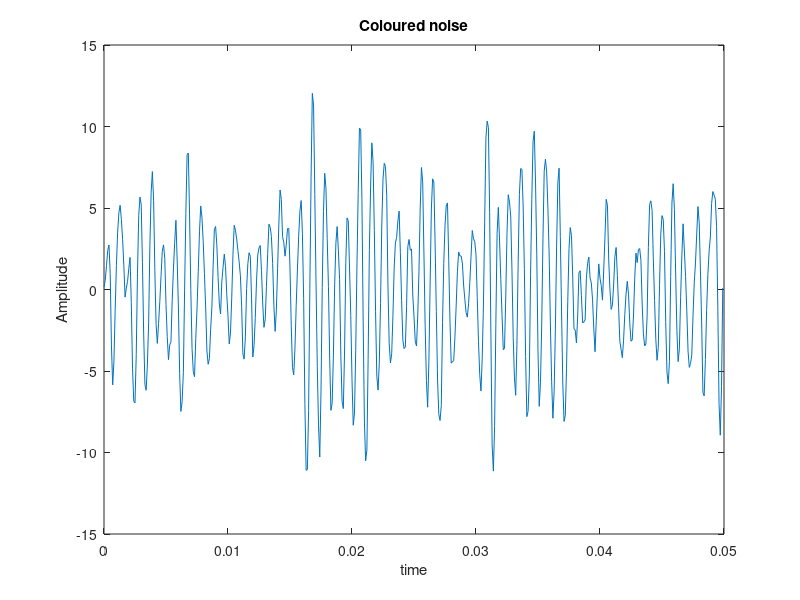
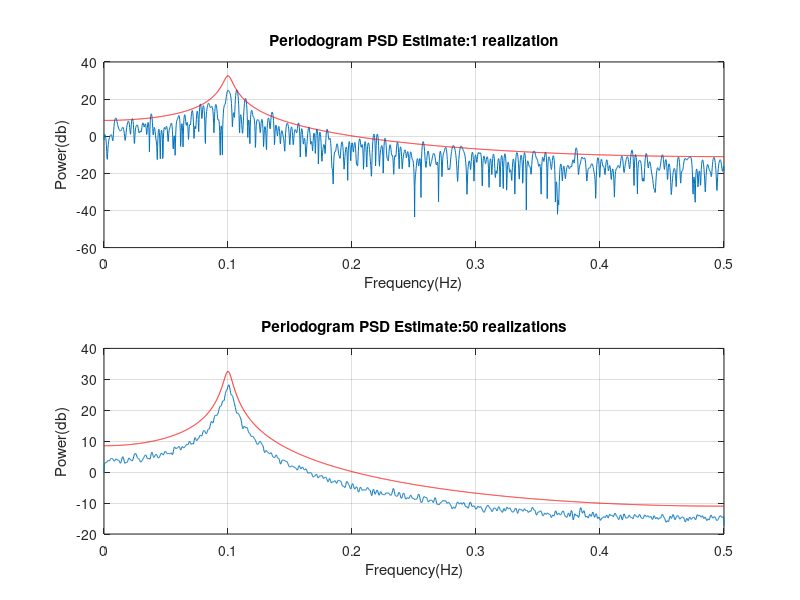
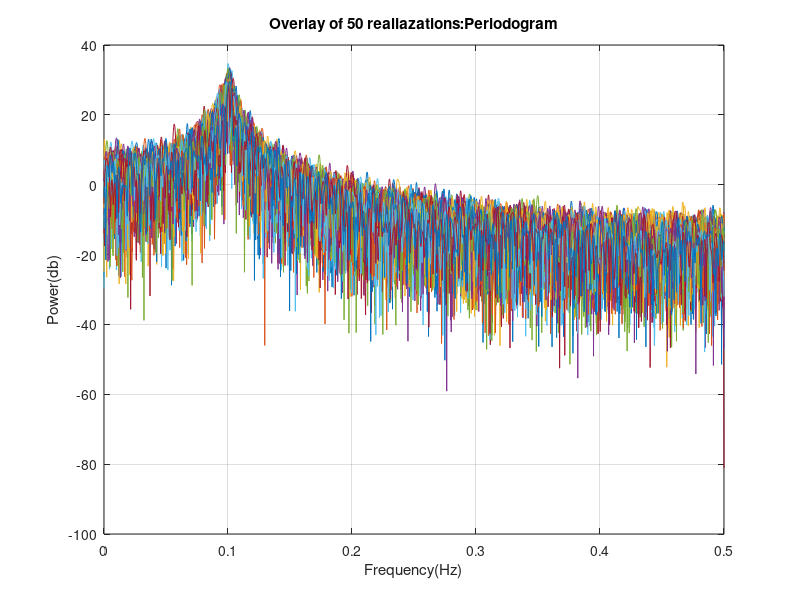

Reproduce these figures in MATLAB, in order. (Note: this script raises an error after producing the figures.)
%% Non-parametric spectral estimates
%
% SRILAKSHMI ALLA
%
% Regular periodogram
%
% Blackman-Tukey method with hamming window
%
% Minimum Variance method for different length local FIR filters
%
% Welch method with and without segment overlaps 
%
% Multi-taper method with DPSS windows.
%% Clearing memory

clc;
clear all;
close all;

%% Goal of the project
%
% Goal of the project is to find the spectral estimates of a colored noise
% using different Non-parametric spectral estimates


%% Generation of Colored Noise


Fs=10000; % Sampling Frequency(Hz)
Ts=1/Fs;  % Sampling time
N=500;    % Number of samples 
t=0:Ts:(N-1)*Ts; % The time vector

x=randn(size(t)); % White Gaussian noise with unit variance
 
% filter

num=1;
den=[1 -1.585 0.96];

% Output of the filter

y=filter(num,den,x); % Coloured noise


figure(1);
plot(t,y);
xlabel('time');
ylabel('Amplitude');
title('Coloured noise');

%% Periodogram

% Frequency Response of the filter

[h,w]=freqz(num,den,4096);

% Regular periodogram

[pxx,W]=periodogram(y,[],2^12);

% [] gives us a rectangular window whereas 2^12=4096 are number of points

figure(2);
subplot(2,1,1);
plot(W/(2*pi),10*log10(pxx'));
hold on;
plot(w/(2*pi),20*log10(abs(h)),'r');
hold off;
grid on;
xlabel('Frequency(Hz)');
ylabel('Power(db)');
title('Periodogram PSD Estimate:1 realization');

% On re-iterating the periodogram keeps changing and its getting adjusted
% into ideal spectrum.

%% Repeating periodogram for 50 realizations
%
% This question is asking us to store each value of periodogram obtained
% from each realization and then average it(i.e..,ensemble average) and
% plot it over ideal spectrum.
%
% What is a periodogram and what happens on averaging?
%
% Any time series can be expressed as a combination of cosine (or sine) waves
% with differing periods (how long it takes to complete a full cycle) and 
% amplitudes (maximum/minimum value during the cycle).  This fact can be utilized 
% to examine the periodic (cyclical) behavior in a time series.
% 
% A periodogram is used to identify the dominant periods (or frequencies) of 
% a time series.  This can be a helpful tool for identifying the dominant 
% cyclical behavior in a series, particularly when the cycles are not related 
% to the commonly encountered monthly or quarterly seasonality.(Source:Internet)

for m=1:50

    xr(m,:)=randn(size(t));
    yr(m,:)=filter(num,den,xr(m,:)); % Coloured noise
    [Pxx(m,:),Wr]=periodogram(yr(m,:),[],2^12);
    
end

Pxx_ag=mean(Pxx);


figure(2);
subplot(2,1,2);
plot(Wr/(2*pi),10*log10(Pxx_ag'));
hold on;
plot(w/(2*pi),20*log10(abs(h)),'r');
hold off;
grid on;
xlabel('Frequency(Hz)');
ylabel('Power(db)');
title('Periodogram PSD Estimate:50 realizations');



% Bias and Variance of the spectrum of the ensemble average comparing with
% the spectral estimate of one realization

% The periodogram is asymptotically unbiased, which is evident from the 
% earlier observation as length increases,it approximates to the Dirac delta function.
%
% The variance can be reduced on averaging

% Overlay of periodograms

figure(3);
plot(Wr/(2*pi),10*log10(Pxx'));
grid on;
xlabel('Frequency(Hz)');
ylabel('Power(db)');
title('Overlay of 50 realiazations:Periodogram');

%% Blackman-Tukey method with hamming window
%
% Length of hamming window is equal to the length of the signal
 
[pxx_bt,W]=per_smooth(y,hamming(N-1),N/2);% persmooth gives results for Blackman-Tukey method


figure(4);
subplot(2,1,1);
plot(W/(2*pi),10*log10(pxx_bt'));
hold on;
plot(w/(2*pi),20*log10(abs(h)),'r');
hold off;
grid on;
xlabel('Frequency(Hz)');
ylabel('Power(db)');
title('Blackman-Tukey PSD Estimate:1 realization');


for m=1:50

    xr(m,:)=randn(size(t));
    yr(m,:)=filter(num,den,xr(m,:)); % Coloured noise
    [Pxx_bt(m,:),Wr]=per_smooth(yr(m,:),hamming(N-1),N/2);
    
end

Pxx_ag_bt=mean(Pxx_bt);


figure(4);
subplot(2,1,2);
plot(Wr/(2*pi),10*log10(Pxx_ag_bt'));
hold on;
plot(w/(2*pi),20*log10(abs(h)),'r');
hold off;
grid on;
xlabel('Frequency(Hz)');
ylabel('Power(db)');
title('Blackman-Tukey PSD Estimate:50 realizations');


% Overlay of periodograms

figure(5);
plot(Wr/(2*pi),10*log10(Pxx_bt'));
grid on;
xlabel('Frequency(Hz)');
ylabel('Power(db)');
title('Overlay of spectrum:50 realizations');

% From the plots,we can observe that Blackman-Tukey gives better estimate
% on averaging.Spectrum of ensemble average has less bias and variance than
% spectral estimate of one realization

%% Minimum Variance metthod 

l=200; % length of filter
p=l-1; % order of filter
Nf=2^12;
f=0:1/Nf:(Nf-1)/Nf*1/2;

pxx_mv=MV(y,p,f);


figure(6);
subplot(2,1,1);
plot(f,10*log10(pxx_mv'));
hold on;
plot(w/(2*pi),20*log10(abs(h)),'r');
hold off;
grid on;
xlabel('Frequency(Hz)');
ylabel('Power(db)');
title('Minimum Variance PSD Estimate(200 taps):1 realization');


for m=1:50

    xr(m,:)=randn(size(t));
    yr(m,:)=filter(num,den,xr(m,:)); % Coloured noise
    Pxx_mv(m,:)=MV(yr(m,:),p,f);
    
end

Pxx_ag_mv=mean(Pxx_mv);


figure(6);
subplot(2,1,2);
plot(f,10*log10(Pxx_ag_mv'));
hold on;
plot(w/(2*pi),20*log10(abs(h)),'r');
hold off;
grid on;
xlabel('Frequency(Hz)');
ylabel('Power(db)');
title('Minimum Variance PSD Estimate(200 taps):50 realizations');

% Overlay of periodograms

figure(7);
plot(f,10*log10(Pxx_mv'));
grid on;
xlabel('Frequency(Hz)');
ylabel('Power(db)');
title('Overlay of Spectrum:Minimum Variance(50)');

% Minimum Variance is one of the best method to find spectral estimate.It
% has better estimate on averaging when compared to single realization.
% Bias and Variance is reduced on averaging.


%% Minimum Variance method

l=500; % length of filter
p=l-1; % order of filter
Nf=2^12;
f=0:1/Nf:(Nf-1)/Nf*1/2;

pxx_mv=MV(y,p,f);


figure(8);
subplot(2,1,1);
plot(f,10*log10(pxx_mv'));
hold on;
plot(w/(2*pi),20*log10(abs(h)),'r');
hold off;
grid on;
xlabel('Frequency(Hz)');
ylabel('Power(db)');
title('Minimum Variance PSD Estimate(500 taps):1 realization');


for m=1:50

    xr(m,:)=randn(size(t));
    yr(m,:)=filter(num,den,xr(m,:)); % Coloured noise
    Pxx_mv(m,:)=MV(yr(m,:),p,f);
    
end

Pxx_ag_mv=mean(Pxx_mv);


figure(8);
subplot(2,1,2);
plot(f,10*log10(Pxx_ag_mv'));
hold on;
plot(w/(2*pi),20*log10(abs(h)),'r');
hold off;
grid on;
xlabel('Frequency(Hz)');
ylabel('Power(db)');
title('Minimum Variance PSD Estimate(500 taps):50 realization');

% Overlay of periodograms

figure(9);
plot(f,10*log10(Pxx_mv'));
grid on;
xlabel('Frequency(Hz)');
ylabel('Power(db)');
title('Overlay of Spectrum(Minimum Variance:500 taps):50 realizations');


% On increasing number of taps,we get a spectral estimate more closer to
% ideal spectrum than with spectrum with 200 taps
% Spectrum of ensemble average has very less bias and variance compared to
% single realization.
%

%% Welch method with no segment overlaps and the hamming window

K=10; % Lets consider 10 segments
L=N/K;

[pxx_welch,ww]=pwelch(y,hamming(2*L-1),0,2^12);


figure(10);
subplot(2,1,1);
plot(ww/(2*pi),10*log10(pxx_welch'));
hold on;
plot(w/(2*pi),20*log10(abs(h)),'r');
hold off;
grid on;
xlabel('Frequency(Hz)');
ylabel('Power(db)');
title('Welch PSD Estimate:1 realization');


for m=1:50

    xr(m,:)=randn(size(t));
    yr(m,:)=filter(num,den,xr(m,:)); % Coloured noise
    Pxx_welch(m,:)=pwelch(yr(m,:),hamming(2*L-1),0,2^12);
    
end

Pxx_ag_welch=mean(Pxx_welch);


figure(10);
subplot(2,1,2);
plot(ww/(2*pi),10*log10(Pxx_ag_welch'));
hold on;
plot(w/(2*pi),20*log10(abs(h)),'r');
hold off;
grid on;
xlabel('Frequency(Hz)');
ylabel('Power(db)');
title('Welch PSD Estimate:50 realizations');

% Overlay of periodograms

figure(11);
plot(ww/(2*pi),10*log10(Pxx_welch'));
grid on;
xlabel('Frequency(Hz)');
ylabel('Power(db)');
title('Overlay of Spectrum(Welch):50 realizations');

%% Welch method with 50% overlap between segments


K=10; % Lets consider 10 segments
L=N/K;

[pxx_welch,ww]=pwelch(y,hamming(2*L-1),L/2,2^12);


figure(12);
subplot(2,1,1);
plot(ww/(2*pi),10*log10(pxx_welch'));
hold on;
plot(w/(2*pi),20*log10(abs(h)),'r');
hold off;
grid on;
xlabel('Frequency(Hz)');
ylabel('Power(db)');
title('Welch PSD Estimate(50% overlap):1 realization');


for m=1:50

    xr(m,:)=randn(size(t));
    yr(m,:)=filter(num,den,xr(m,:)); % Coloured noise
    Pxx_welch(m,:)=pwelch(yr(m,:),hamming(2*L-1),L/2,2^12);
    
end

Pxx_ag_welch=mean(Pxx_welch);


figure(12);
subplot(2,1,2);
plot(ww/(2*pi),10*log10(Pxx_ag_welch'));
hold on;
plot(w/(2*pi),20*log10(abs(h)),'r');
hold off;
grid on;
xlabel('Frequency(Hz)');
ylabel('Power(db)');
title('Welch PSD Estimate(50% overlap):50 realization');

% Overlay of periodograms

figure(13);
plot(ww/(2*pi),10*log10(Pxx_welch'));
grid on;
xlabel('Frequency(Hz)');
ylabel('Power(db)');
title('Overlay of Spectrum(Welch:50% overlap):1 realization');


%% Multi-taper method with DPSS windows 

[pxx_mt,wmt]=pmtm(y,[],2^12);

figure(14);
subplot(2,1,1);
plot(wmt/(2*pi),10*log10(pxx_mt'));
hold on;
plot(w/(2*pi),20*log10(abs(h)),'r');
hold off;
grid on;
xlabel('Frequency(Hz)');
ylabel('Power(db)');
title('Multi-taper PSD Estimate:1 realization');


for m=1:50

    xr(m,:)=randn(size(t));
    yr(m,:)=filter(num,den,xr(m,:)); % Coloured noise
    Pxx_mt(m,:)=pmtm(yr(m,:),[],2^12);
    
end

Pxx_ag_mt=mean(Pxx_mt);


figure(14);
subplot(2,1,2);
plot(ww/(2*pi),10*log10(Pxx_ag_mt'));
hold on;
plot(w/(2*pi),20*log10(abs(h)),'r');
hold off;
grid on;
xlabel('Frequency(Hz)');
ylabel('Power(db)');
title('Multi-taper PSD Estimate:50 realization');

% Overlay of periodograms

figure;
plot(ww/(2*pi),10*log10(Pxx_mt'));
grid on;
xlabel('Frequency(Hz)');
ylabel('Power(db)');
title('Overlay of Spetrum(Multi-taper):50 realizations');

% Multitaper mehod has less bias and variance on averaging when compared to
% spectral estimate with single realization.
% 
% On increasing the realizations and averaging bring the spectrum of
% ensemble average closer to ideal spectrum.
%% Comparison of the results obtained from above methods
%
% Depending on variability of the estimate and figure of merit(in turn resolution)
% we can compare these methods.
%
% Theoretically,Blackman-Tukey method seems to be better than Welch method.
%
% Out of all the methods, Minimum Variance gives best estimate.This method 
% is adaptive and uses eigenvalue decomposition making calculations easier.
%
% Regular Periodogram seems to be having more Variance and non-accurate estimate of all.
%% Note:
%
% I have performed these methods for 50 realizations and 1000 realizations
% just to observe what happens when more number of realizations are taken.
% It is actually increasing my code run-time.

%% Reference
% http://www.mathworks.com/help/signal/ug/nonparametric-methods.html
